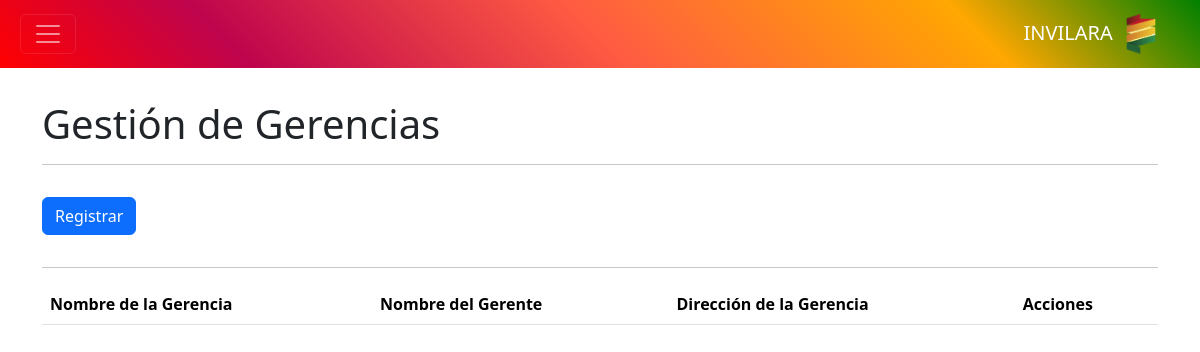
/controlador/gerencia.php, run on an earlier commit of the app's database.
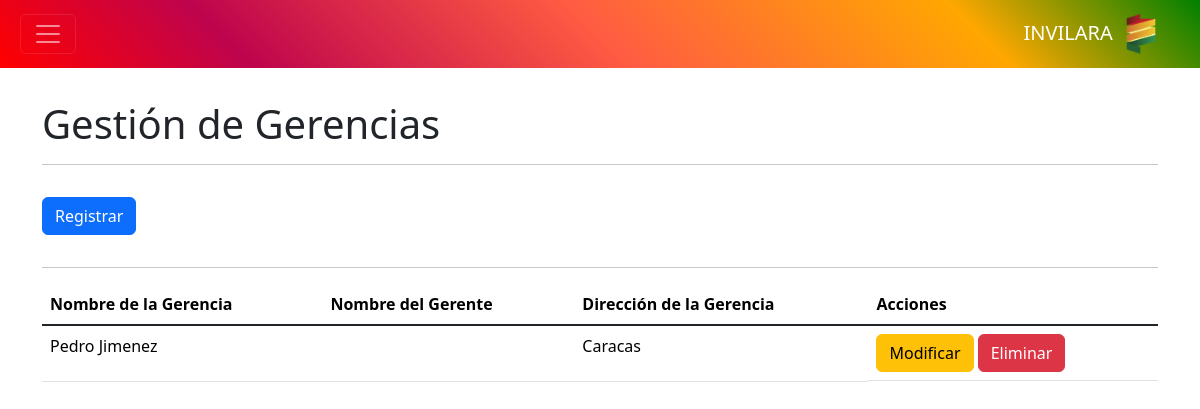
And on a later commit of the database.
### tables this page shows
CREATE TABLE `gerente` (
  `cedula` int NOT NULL,
  `telefono` varchar(20) DEFAULT NULL,
  `correo` varchar(50) DEFAULT NULL,
  `direccion` varchar(200) DEFAULT NULL,
  `nombre` varchar(50) DEFAULT NULL
);

### controlador/gerencia.php (called while the page is built, shortened)
<?php
require_once "modelo/gerencia.php";
$modelo = new Gerente();
$datos = $modelo->consultar();
require_once "vista/gerencia.php";
?>

### modelo/base_datos.php (called while the page is built)
<?php
class BaseDatos
{
    private $host = "localhost";
    private $dbname = "invilara";
    private $usuario = "root";
    private $contrasena = "";
    public function conexion()
    {
        $dsn = "mysql" . ":" . "host=" . $this->host . ";" . "dbname=" . $this->dbname . ";";
        $pdo = new PDO($dsn, $this->usuario, $this->contrasena);
        $pdo->setAttribute(PDO::ATTR_ERRMODE, PDO::ERRMODE_EXCEPTION);
        return $pdo;
    }
}
?>

### modelo/gerente.php (called while the page is built, shortened)
<?php
require_once "modelo/base_datos.php";
class Gerente extends BaseDatos
{
	private $tabla = "gerente";
	public function consultar()
	{
		$result = $this->conexion()->query("SELECT * FROM {$this->tabla}");
		return $result;
	}
}
?>

### vista/gerencia.php (the view, shortened to what this page needs)
<?php require_once "vista/componentes/encabezado.php"; ?>
<?php require_once "vista/componentes/barra.php"; ?>
<main class="container" id="crud">
    <h1>Gestión de Gerencias</h1>
    <hr>
    <button class="btn btn-primary my-3" value="insertar">Registrar</button>
    <hr>
    <div class="table-responsive">
        <table class="table table-hover">
            <thead>
                <tr>
                    <th>Nombre de la Gerencia</th>
                    <th>Nombre del Gerente</th>
                    <th>Dirección de la Gerencia</th>
                    <th>Acciones</th>
                </tr>
            </thead>
            <tbody class="table-group-divider">
                <?php foreach ($datos as $d): ?>
                    <tr>
                        <td><?php echo $d["nombre"] ?></td>
                        <td><?php echo $d["nombre_gerente"] ?></td>
                        <td><?php echo $d["direccion"] ?></td>
                        <td class="d-grid d-md-block gap-2">
                            <button class="btn btn-warning" value="modificar">Modificar</button>
                            <button class="btn btn-danger" value="eliminar" data-bs-toggle="modal"
                                data-bs-target="#modal-eliminacion">Eliminar</button>
                        </td>
                    </tr>
                <?php endforeach ?>
            </tbody>
        </table>
    </div>
</main>

What changed in the data, as far as the page shows it:
added gerente: nombre "Pedro Jimenez", direccion "Caracas"
